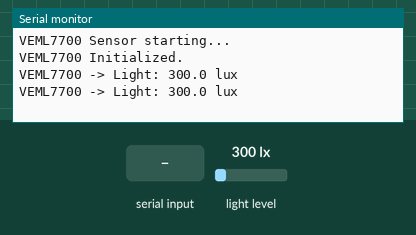
Simulated run of this sketch. Board: Arduino Mega 2560, built with avr-gcc and run on an emulated ATmega2560. On the bench: the last lines printed to the serial monitor. The inputs (shaded band) are chosen by the test bench; at power-on: light level 300 lx.

Above: at 1.2 s.
1.3 s: "restartDevice\n" received over Serial
2.8 s: "SET_INTERVAL:\n" received over Serial
At 3.3 s:
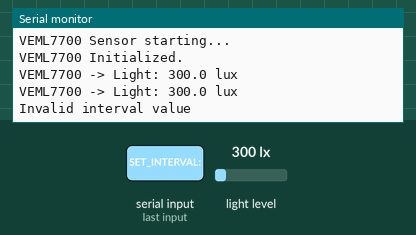
4.3 s: light level set to 40 lx
At 5.2 s:
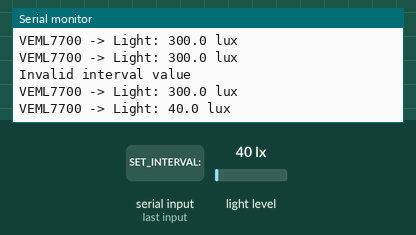
5.8 s: light level set to 500 lx
At 7.2 s:
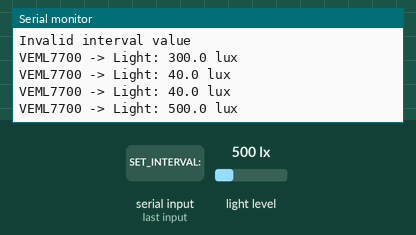
Timing chart, 0 to 8.3 s (numbered marks = the images above; inputs shaded):
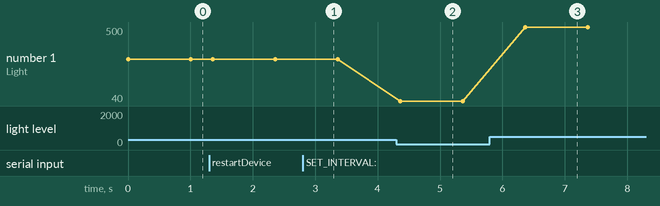

The sketch:

VEML7700_UI.ino
```cpp
/*
  Component: VEML7700 Ambient Light Sensor (WITH UI)
  Target: Arduino Mega 2560
  Wiring: I2C (SDA -> Pin 20, SCL -> Pin 21)
*/

#include <Wire.h>
#include <Adafruit_VEML7700.h>

// Initialize the VEML7700 sensor object
Adafruit_VEML7700 veml = Adafruit_VEML7700();

// -------------------------------------------------------
// UI State
// -------------------------------------------------------
#define CMD_BUF_SIZE 64
char cmd_buf[CMD_BUF_SIZE];
int  cmd_len          = 0;
int  interval_ms      = 1000;  // Default 1 second
bool interval_updated = false;

// -------------------------------------------------------
// process_commands()
// -------------------------------------------------------
void process_commands(char *buf) {
  // 1. restartDevice
  if (strstr(buf, "restartDevice")) {
    Serial.println(F("Rebooting..."));
    delay(50);
    void (*resetFunc)(void) = 0; // Software reset
    resetFunc();
    return;
  }

  // 2. SET_INTERVAL:<seconds>
  char *p = strstr(buf, "SET_INTERVAL:");
  if (p) {
    p += strlen("SET_INTERVAL:");
    while (*p != '\0' && !isdigit((unsigned char)*p)) p++;

    if (isdigit((unsigned char)*p)) {
      int value = atoi(p);
      if (value > 0) {
        interval_ms      = value * 1000;
        interval_updated = true;
        Serial.print(F("Interval updated to "));
        Serial.print(value);
        Serial.println(F(" seconds"));
      } else {
        Serial.println(F("Invalid interval value (must be > 0)"));
      }
    } else {
      Serial.println(F("Invalid interval value"));
    }
  }

  // Reset buffer
  cmd_len = 0;
  memset(cmd_buf, 0, sizeof(cmd_buf));
}

// -------------------------------------------------------
// ui_poll()
// -------------------------------------------------------
void ui_poll() {
  while (Serial.available() > 0) {
    char c = Serial.read();

    if (c == '\r' || c == '\n') {
      if (cmd_len > 0) {
        cmd_buf[cmd_len] = '\0';
        process_commands(cmd_buf);
        cmd_len = 0;
        memset(cmd_buf, 0, sizeof(cmd_buf));
      }
    } else if (cmd_len < CMD_BUF_SIZE - 1) {
      cmd_buf[cmd_len++] = c;
    }
  }
}

// -------------------------------------------------------
// SETUP
// -------------------------------------------------------
void setup() {
  Serial.begin(115200);
  Serial.println(F("VEML7700 Sensor starting..."));

  // Initialize the sensor
  if (!veml.begin()) {
    Serial.println(F("Could not find a valid VEML7700 sensor, check wiring!"));
    while (1) { delay(10); }
  }

  // Optional: You can adjust gain and integration time here if needed
  // veml.setGain(VEML7700_GAIN_1);
  // veml.setIntegrationTime(VEML7700_IT_100MS);

  Serial.println(F("VEML7700 Initialized."));
}

// -------------------------------------------------------
// LOOP
// -------------------------------------------------------
void loop() {
  // Read the lux value from the sensor
  float lux = veml.readLux();

  // Print exact matching string format
  Serial.print(F("VEML7700 -> Light: "));
  Serial.print(lux, 1);
  Serial.println(F(" lux"));

  // ---- Wait for interval, polling UI every 100ms ----
  int elapsed_ms = 0;
  interval_updated = false;

  while (elapsed_ms < interval_ms) {
    ui_poll();

    if (interval_updated) {
      interval_updated = false;
      break; // restart immediately with new interval
    }

    delay(100);
    elapsed_ms += 100;
  }
}
```

Measured:
- after the input at 2.8 s, the serial monitor: prints a new line after 0.06 s (image 1)
- after the input at 4.3 s, the serial monitor: prints a new line after 0.06 s (image 2)
- after the input at 5.8 s, the serial monitor: prints a new line after 0.56 s (image 3)
- plotted number 1: 300 → 40 after the input at 4.3 s, 40 → 500 after the input at 5.8 s
